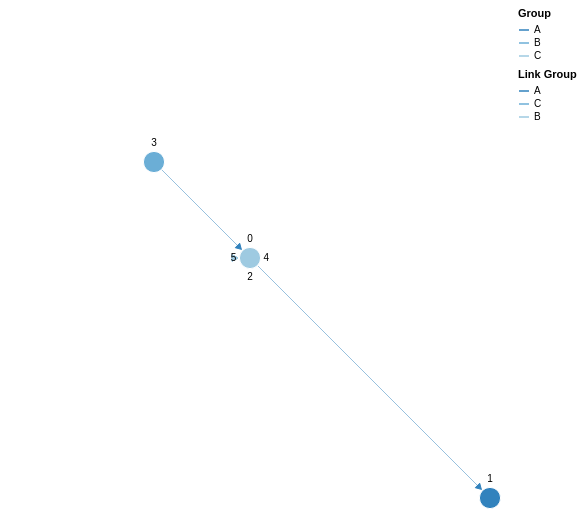

The specification (Vega-Lite) saved for this image:
### Vega specification from a JSON file in a GitHub repository (floating-point values rounded to 4 significant figures)
{"$schema": "https://vega.github.io/schema/vega/v5.json", "description": "A node-link diagram with force-directed layout.", "width": 500, "height": 500, "padding": 0, "signals": [{"name": "cx", "update": "width / 2"}, {"name": "cy", "update": "height / 2"}, {"name": "nodeRadius", "value": 15}, {"name": "nodeCharge", "value": -80}, {"name": "linkDistance", "value": 80}, {"name": "layoutdata", "value": true, "bind": {"input": "checkbox"}}, {"name": "static", "value": true, "bind": {"input": "checkbox"}}, {"description": "State variable for active node fix status.", "name": "fix", "value": false, "on": [{"events": "symbol:mouseout[!event.buttons], window:mouseup", "update": "false"}, {"events": "symbol:mouseover", "update": "fix || true"}, {"events": "[symbol:mousedown, window:mouseup] > window:mousemove!", "update": "xy()", "force": true}]}, {"description": "Graph node most recently interacted with.", "name": "node", "value": null, "on": [{"events": "symbol:mouseover", "update": "fix === true ? item() : node"}]}, {"description": "Flag to restart Force simulation upon data changes.", "name": "restart", "value": false, "on": [{"events": {"signal": "fix"}, "update": "fix && fix.length"}, {"events": {"signal": "layoutdata"}, "update": "true"}]}], "scales": [{"name": "color", "type": "ordinal", "domain": {"data": "node-data", "field": "group"}, "range": {"scheme": "category20c"}}, {"name": "colorlink", "type": "ordinal", "domain": {"data": "link-data", "field": "group"}, "range": {"scheme": "category20c"}}, {"name": "xscale", "domain": {"data": "node-data", "field": "fx"}, "range": [10, {"signal": "width - 10"}]}, {"name": "yscale", "domain": {"data": "node-data", "field": "fy"}, "range": [10, {"signal": "height - 10"}]}], "legends": [{"title": "Group", "stroke": "color", "symbolType": "stroke"}, {"title": "Link Group", "stroke": "colorlink", "symbolType": "stroke"}], "marks": [{"name": "nodes", "type": "symbol", "zindex": 1, "from": {"data": "node-data"}, "transform": [{"type": "force", "iterations": 300, "restart": {"signal": "restart"}, "static": {"signal": "static"}, "signal": "force", "forces": [{"force": "center", "x": {"signal": "cx"}, "y": {"signal": "cy"}}, {"force": "collide", "radius": {"signal": "nodeRadius"}}, {"force": "nbody", "strength": {"signal": "nodeCharge"}}, {"force": "link", "links": "link-data", "distance": {"signal": "linkDistance"}}]}], "encode": {"enter": {"fill": {"scale": "color", "field": "group"}, "stroke": {"value": "white"}, "fx": {"signal": "layoutdata ? scale('yscale', datum.fy) : null"}, "fy": {"signal": "layoutdata ? scale('yscale', datum.fy) : null"}}, "update": {"size": {"signal": "2 * nodeRadius * nodeRadius"}, "cursor": {"value": "pointer"}}}, "on": [{"trigger": "fix", "modify": "node", "values": "fix === true ? {fx: node.x, fy: node.y} : {fx: fix[0], fy: fix[1]}"}, {"trigger": "!fix", "modify": "node", "values": "{fx: null, fy: null}"}]}, {"type": "text", "name": "labels", "from": {"data": "nodes"}, "zindex": 2, "interactive": false, "transform": [{"type": "label", "avoidMarks": ["nodes"], "anchor": ["top", "bottom", "right", "left"], "offset": [1], "size": {"signal": "[width + 60, height]"}}], "encode": {"enter": {"fill": {"value": "black"}, "align": {"value": "center"}, "baseline": {"value": "middle"}, "fontSize": {"value": 10}, "text": {"field": "datum.id"}}, "update": {"x": {"field": "x"}, "y": {"field": "y"}}}}, {"type": "path", "from": {"data": "link-data"}, "interactive": false, "encode": {"update": {"stroke": {"scale": "colorlink", "field": "group"}, "strokeWidth": {"value": 0.5}}}, "transform": [{"type": "linkpath", "require": {"signal": "force"}, "shape": "line", "sourceX": "datum.source.x", "sourceY": "datum.source.y", "targetX": "datum.target.x", "targetY": "datum.target.y"}]}, {"name": "arrows", "type": "symbol", "from": {"data": "link-data"}, "zindex": {"value": 40}, "encode": {"enter": {"fill": {"scale": "colorlink", "field": "group"}, "stroke": {"scale": "colorlink", "field": "group"}, "shape": {"value": "triangle-right"}, "size": {"value": 40}}, "update": {"x": {"field": "target.x"}, "y": {"field": "target.y"}}, "hover": {"opacity": {"value": 1}}}, "transform": [{"type": "formula", "as": "tan", "expr": "atan2((datum.datum.target.y-datum.datum.source.y),(datum.datum.target.x-datum.datum.source.x))"}, {"type": "formula", "as": "angle", "expr": "datum.tan*180/PI"}, {"type": "formula", "as": "y", "expr": "datum.datum.target.y - nodeRadius*sin(datum.tan)"}, {"type": "formula", "as": "x", "expr": "datum.datum.target.x - nodeRadius*cos(datum.tan)"}]}], "data": [{"name": "node-data", "values": [{"id": 0, "label": "Zero", "group": "A", "fx": 2, "fy": 5}, {"id": 1, "label": "One", "group": "A", "fx": 2, "fy": 10}, {"id": 2, "label": "Two", "group": "B", "fx": 2, "fy": 5}, {"id": 3, "label": "Three", "group": "B", "fx": 2, "fy": 3}, {"id": 4, "label": "Four", "group": "C", "fx": 1, "fy": 5}, {"id": 5, "label": "Five", "group": "C", "fx": 2, "fy": 5}, {"id": 6, "label": "Six", "group": "C", "fx": 2, "fy": 5}]}, {"name": "link-data", "values": [{"id": 1, "source": 0, "target": 1, "group": "A"}, {"id": 2, "source": 4, "target": 2, "group": "C"}, {"id": 3, "source": 3, "target": 0, "group": "A"}, {"id": 4, "source": 2, "target": 5, "group": "C"}, {"id": 5, "source": 0, "target": 4, "group": "B"}, {"id": 6, "source": 5, "target": 0, "group": "B"}]}]}
